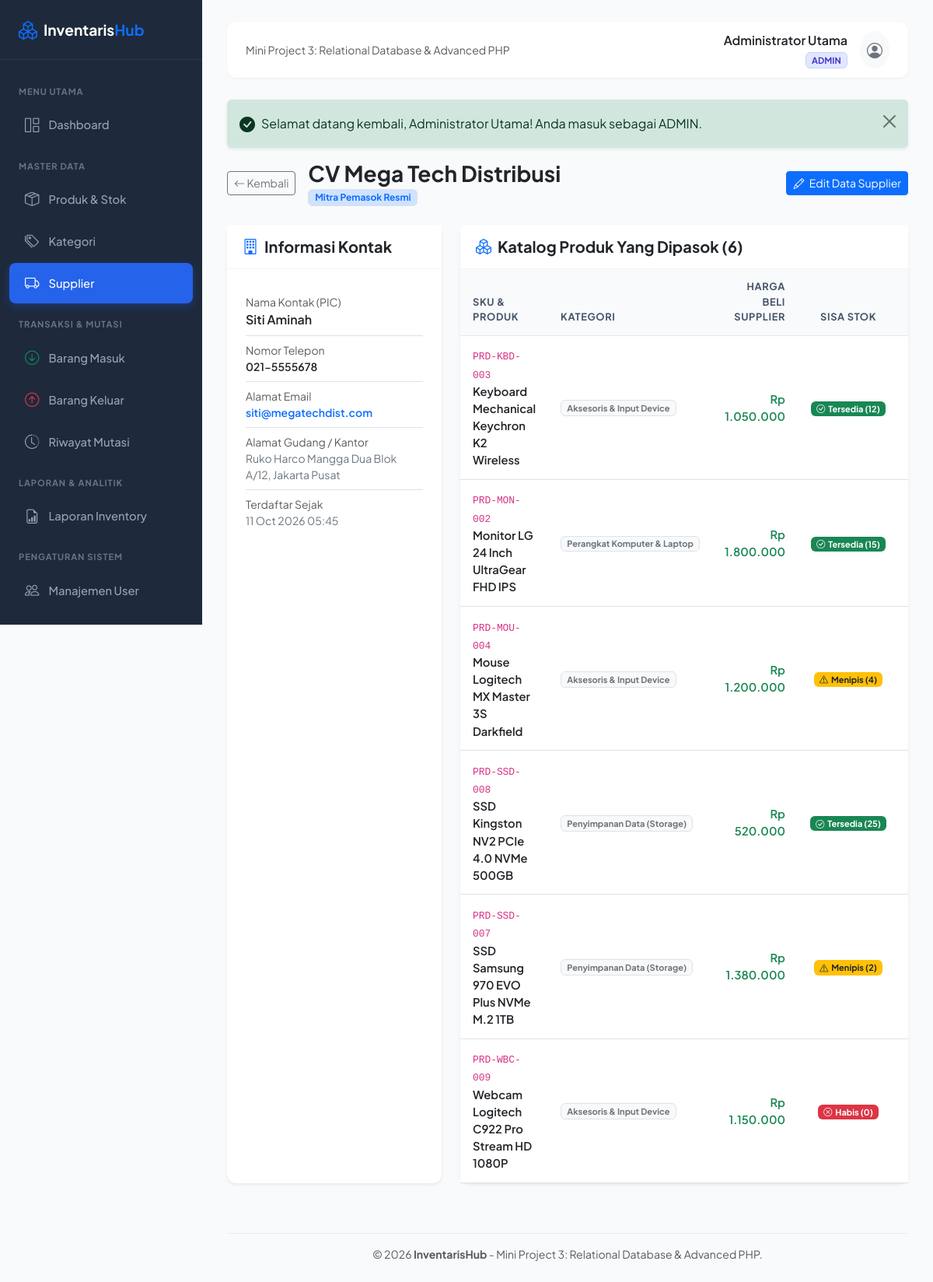
The app's page /suppliers/view.php?id=2 (signed in) with its own data.
### tables this page shows
CREATE TABLE `suppliers` (
    `id` INT PRIMARY KEY AUTO_INCREMENT,
    `name` VARCHAR(150) NOT NULL,
    `contact_name` VARCHAR(100) NULL,
    `phone` VARCHAR(20) NULL,
    `email` VARCHAR(100) NULL,
    `address` TEXT NULL,
    `created_at` TIMESTAMP DEFAULT CURRENT_TIMESTAMP
);

CREATE TABLE `product_suppliers` (
    `product_id` INT NOT NULL,
    `supplier_id` INT NOT NULL,
    `supplier_price` DECIMAL(12,2) NULL,
    PRIMARY KEY (`product_id`, `supplier_id`),
    CONSTRAINT `fk_ps_product` FOREIGN KEY (`product_id`) 
        REFERENCES `products` (`id`) ON UPDATE CASCADE ON DELETE CASCADE,
    CONSTRAINT `fk_ps_supplier` FOREIGN KEY (`supplier_id`) 
        REFERENCES `suppliers` (`id`) ON UPDATE CASCADE ON DELETE CASCADE
);

CREATE TABLE `products` (
    `id` INT PRIMARY KEY AUTO_INCREMENT,
    `category_id` INT NOT NULL,
    `sku` VARCHAR(50) NOT NULL UNIQUE,
    `name` VARCHAR(150) NOT NULL,
    `price` DECIMAL(12,2) NOT NULL,
    `stock` INT NOT NULL DEFAULT 0,
    `minimum_stock` INT NOT NULL DEFAULT 5,
    `created_at` TIMESTAMP DEFAULT CURRENT_TIMESTAMP,
    INDEX `idx_products_name` (`name`),
    INDEX `idx_products_stock` (`stock`),
    CONSTRAINT `fk_products_category` FOREIGN KEY (`category_id`) 
        REFERENCES `categories` (`id`) ON UPDATE CASCADE ON DELETE RESTRICT
);

CREATE TABLE `categories` (
    `id` INT PRIMARY KEY AUTO_INCREMENT,
    `name` VARCHAR(100) NOT NULL UNIQUE,
    `description` TEXT NULL,
    `created_at` TIMESTAMP DEFAULT CURRENT_TIMESTAMP
);

### helpers/auth.php (called while the page is built, shortened)
<?php
function base_url(string $path = ''): string {
    $scriptName = $_SERVER['SCRIPT_NAME'] ?? '';
    $pos = strpos($scriptName, '/Mini-Project-3-Inventory-Management-System');
    if ($pos !== false) {
        $base = '/Mini-Project-3-Inventory-Management-System';
    } else {
        $base = '';
    }
    $path = ltrim($path, '/');
    return $base . ($path ? '/' . $path : '');
}
        ?>

### public/suppliers/view.php (the view, shortened to what this page needs)
<?php
require_once __DIR__ . '/../../config/database.php';
require_once __DIR__ . '/../../helpers/auth.php';
require_once __DIR__ . '/../../helpers/escape.php';
$id = filter_input(INPUT_GET, 'id', FILTER_VALIDATE_INT);
$stmt = $pdo->prepare("SELECT * FROM suppliers WHERE id = :id");
$stmt->execute(['id' => $id]);
$supplier = $stmt->fetch();
$prodStmt = $pdo->prepare("
    SELECT p.id, p.sku, p.name, p.price, p.stock, p.minimum_stock,
           c.name AS category_name,
           ps.supplier_price
    FROM product_suppliers ps
    JOIN products p ON p.id = ps.product_id
    JOIN categories c ON c.id = p.category_id
    WHERE ps.supplier_id = :sid
    ORDER BY p.name ASC
");
$prodStmt->execute(['sid' => $id]);
$suppliedProducts = $prodStmt->fetchAll();
require_once __DIR__ . '/../../views/header.php';
?>
<div class="d-flex flex-wrap justify-content-between align-items-center mb-4">
    <div class="d-flex align-items-center">
        <a href="index.php" class="btn btn-outline-secondary btn-sm me-3">
            <i class="bi bi-arrow-left"></i> Kembali
        </a>
        <div>
            <h3 class="fw-bold text-dark mb-0"><?= e($supplier['name']) ?></h3>
            <span class="badge bg-primary-subtle text-primary border">Mitra Pemasok Resmi</span>
        </div>
    </div>
    <div class="d-flex gap-2 mt-3 mt-md-0">
        <a href="edit.php?id=<?= $supplier['id'] ?>" class="btn btn-primary btn-sm">
            <i class="bi bi-pencil me-1"></i> Edit Data Supplier
        </a>
    </div>
</div>
<div class="row g-4 mb-4">
    <div class="col-lg-4">
        <div class="card shadow-sm h-100">
            <div class="card-header bg-white py-3">
                <h5 class="card-title mb-0 fw-bold"><i class="bi bi-building text-primary me-2"></i>Informasi Kontak</h5>
            </div>
            <div class="card-body p-4">
                <ul class="list-group list-group-flush small">
                    <li class="list-group-item px-0 py-2">
                        <div class="text-muted">Nama Kontak (PIC)</div>
                        <div class="fw-semibold text-dark fs-6"><?= e($supplier['contact_name'] ?: '-') ?></div>
                    </li>
                    <li class="list-group-item px-0 py-2">
                        <div class="text-muted">Nomor Telepon</div>
                        <div class="fw-semibold text-dark"><?= e($supplier['phone'] ?: '-') ?></div>
                    </li>
                    <li class="list-group-item px-0 py-2">
                        <div class="text-muted">Alamat Email</div>
                        <div>
                            <?php if ($supplier['email']): ?>
                                <a href="mailto:<?= e($supplier['email']) ?>" class="text-decoration-none fw-semibold"><?= e($supplier['email']) ?></a>
                            <?php else: ?>
                                <span class="text-muted">-</span>
                            <?php endif; ?>
                        </div>
                    </li>
                    <li class="list-group-item px-0 py-2">
                        <div class="text-muted">Alamat Gudang / Kantor</div>
                        <div class="text-secondary"><?= nl2br(e($supplier['address'] ?: '-')) ?></div>
                    </li>
                    <li class="list-group-item px-0 py-2">
                        <div class="text-muted">Terdaftar Sejak</div>
                        <div class="text-secondary"><?= format_datetime($supplier['created_at']) ?></div>
                    </li>
                </ul>
            </div>
        </div>
    </div>
    <div class="col-lg-8">
        <div class="card shadow-sm h-100">
            <div class="card-header bg-white py-3 d-flex justify-content-between align-items-center">
                <h5 class="card-title mb-0 fw-bold"><i class="bi bi-boxes text-primary me-2"></i>Katalog Produk Yang Dipasok (<?= count($suppliedProducts) ?>)</h5>
            </div>
            <div class="card-body p-0">
                <?php if (empty($suppliedProducts)): ?>
                    <div class="p-4 text-center text-muted">
                        <i class="bi bi-box-seam fs-1 d-block mb-2 text-secondary"></i>
                        Belum ada produk yang diasosiasikan dengan supplier ini.
                    </div>
                <?php else: ?>
                    <div class="table-responsive">
                        <table class="table table-hover align-middle mb-0">
                            <thead>
                                <tr>
                                    <th>SKU & Produk</th>
                                    <th>Kategori</th>
                                    <th class="text-end">Harga Beli Supplier</th>
                                    <th class="text-center">Sisa Stok</th>
                                    <th class="text-end">Aksi</th>
                                </tr>
                            </thead>
                            <tbody>
                                <?php foreach ($suppliedProducts as $sp): ?>
                                    <tr>
                                        <td>
                                            <code><?= e($sp['sku']) ?></code><br>
                                            <a href="<?= base_url('public/products/view.php?id=' . $sp['id']) ?>" class="fw-semibold text-dark text-decoration-none">
                                                <?= e($sp['name']) ?>
                                            </a>
                                        </td>
                                        <td>
                                            <span class="badge bg-light text-secondary border"><?= e($sp['category_name']) ?></span>
                                        </td>
                                        <td class="text-end fw-semibold text-success">
                                            <?= $sp['supplier_price'] ? format_currency($sp['supplier_price']) : '<span class="text-muted small">-</span>' ?>
                                        </td>
                                        <td class="text-center">
                                            <?= stock_badge((int)$sp['stock'], (int)$sp['minimum_stock']) ?>
                                        </td>
                                        <td class="text-end">
                                        </td>
                                    </tr>
                                <?php endforeach; ?>
                            </tbody>
                        </table>
                    </div>
                <?php endif; ?>
            </div>
        </div>
    </div>
</div>
<?php require_once __DIR__ . '/../../views/footer.php'; ?>

### helpers/escape.php (shortened to what this page needs)
<?php
if (!function_exists('e')) {
    function e($value): string {
        return htmlspecialchars((string)$value, ENT_QUOTES, 'UTF-8');
    }
}
if (!function_exists('format_currency')) {
    function format_currency($amount): string {
        $num = (float)$amount;
        return 'Rp ' . number_format($num, 0, ',', '.');
    }
}
if (!function_exists('format_datetime')) {
    function format_datetime(?string $datetime): string {
        $time = strtotime($datetime);
        return date('d M Y H:i', $time);
    }
}
if (!function_exists('stock_badge')) {
    function stock_badge(int $stock, int $minimum_stock): string {
        if ($stock <= 0) {
            return '<span class="badge bg-danger"><i class="bi bi-x-circle me-1"></i>Habis (0)</span>';
        } elseif ($stock <= $minimum_stock) {
            return '<span class="badge bg-warning text-dark"><i class="bi bi-exclamation-triangle me-1"></i>Menipis (' . $stock . ')</span>';
        } else {
            return '<span class="badge bg-success"><i class="bi bi-check-circle me-1"></i>Tersedia (' . $stock . ')</span>';
        }
    }
}

### views/header.php (style rules this page uses)
:root { --bs-body-font-family: 'Plus Jakarta Sans', system-ui, -apple-system, sans-serif; --brand-primary: #3b82f6; --brand-dark: #0f172a; --sidebar-bg: #1e293b; --sidebar-hover: #334155; --sidebar-active: #2563eb; }
body { background-color: #f8fafc; color: #334155; }
.card { border: none; border-radius: 12px; box-shadow: 0 1px 3px rgba(0,0,0,0.05); }
.card-header { background-color: #ffffff; border-bottom: 1px solid #f1f5f9; font-weight: 600; padding: 1rem 1.25rem; }
.table thead th { background-color: #f8fafc; color: #475569; font-size: 0.8rem; text-transform: uppercase; letter-spacing: 0.05em; border-bottom: 1px solid #e2e8f0; padding: 0.85rem 1rem; }
.table tbody td { padding: 0.85rem 1rem; vertical-align: middle; font-size: 0.92rem; }

### records on screen
suppliers: name "CV Mega Tech Distribusi", contact_name "Siti Aminah", phone "021-5555678", email "siti@megatechdist.com", address "Ruko Harco Mangga Dua Blok A/12, Jakarta Pusat", created_at "11 Oct 2026 05:45"
product_suppliers: product.sku "PRD-KBD-003", product.name "Keyboard Mechanical Keychron K2 Wireless", categories.name "Aksesoris & Input Device", supplier_price "Rp 1.050.000", product.stock "12"
product_suppliers: product.sku "PRD-MON-002", product.name "Monitor LG 24 Inch UltraGear FHD IPS", categories.name "Perangkat Komputer & Laptop", supplier_price "Rp 1.800.000", product.stock "15"
product_suppliers: product.sku "PRD-MOU-004", product.name "Mouse Logitech MX Master 3S Darkfield", categories.name "Aksesoris & Input Device", supplier_price "Rp 1.200.000", product.stock "4"
product_suppliers: product.sku "PRD-SSD-008", product.name "SSD Kingston NV2 PCIe 4.0 NVMe 500GB", categories.name "Penyimpanan Data (Storage)", supplier_price "Rp 520.000", product.stock "25"
product_suppliers: product.sku "PRD-SSD-007", product.name "SSD Samsung 970 EVO Plus NVMe M.2 1TB", categories.name "Penyimpanan Data (Storage)", supplier_price "Rp 1.380.000", product.stock "2"
product_suppliers: product.sku "PRD-WBC-009", product.name "Webcam Logitech C922 Pro Stream HD 1080P", categories.name "Aksesoris & Input Device", supplier_price "Rp 1.150.000", shows "Habis (0)"

### other values on screen
$currentUser['full_name'] "Administrator Utama"
$currentUser['role'] "ADMIN"
$flash['message'] "Selamat datang kembali, Administrator Utama! Anda masuk sebagai ADMIN."
count($suppliedProducts) "6"
